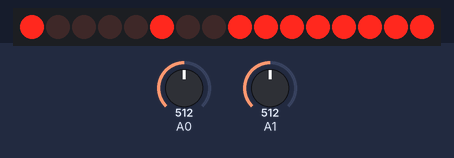
A sketch run on a simulated Arduino Uno, built with avr-gcc and run on an emulated ATmega328P. Parts: 16 shift-register outputs drawn as a row of LEDs (first output left, lit = HIGH). Wiring (inferred from the names in the program): 2 × shift register (74HC595): data pin 2; shift clock pin 4; latch pin 5. Wiring (inferred from the signals the program sends): row of LEDs: on Q0, Q1, Q2, Q3, Q4, Q5, Q6, Q7, Q8, Q9, Q10, Q11, Q12, Q13, Q14, Q15. Inputs (shaded band) come from the test bench; at power-on: A0 = 512, A1 = 512. Random numbers use the default seed unless the sketch sets one.

Above: at 1.2 s.
1.3 s: A0 set to 784
4.3 s: A0 set to 808
At 4.95 s:
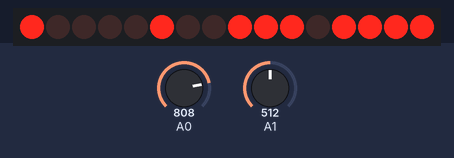
7.3 s: A1 set to 212
9.5 s: A1 set to 181
At 10.66 s:
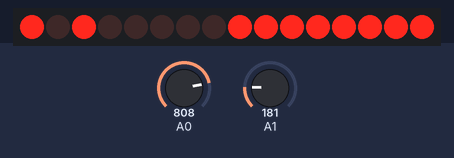
11.5 s: A1 set to 810
At 13.36 s:
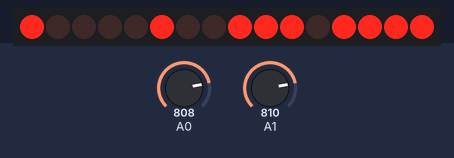
14.5 s: A0 set to 190
At 15.58 s:
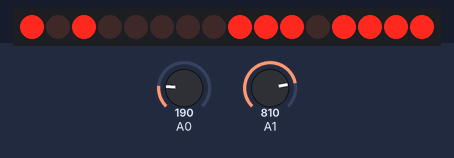
Timing chart, 0 to 17.9 s (numbered marks = the images above; inputs shaded):
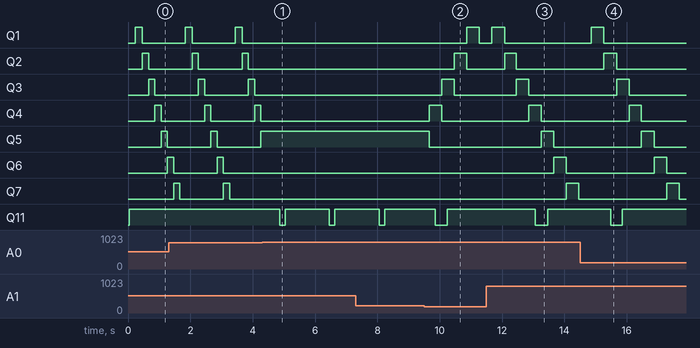

The sketch:

serpiente.ino
```cpp
  byte latchPin = 5;  //al pin 12 del shift register 74hc595
  byte clockPin = 4;  //al pin 11
  byte dataPin  = 2;  //al pin 14
  byte posicion [64][2]; // poscion de cada elemento de la serpiente
  byte alimento [2]; //ubicacion del alimento
  byte direccion; // direccion en la que se mueve la serpiente
  byte longitud; // cantidad de elementos del cuerpo de la serpiente
  byte velocidad; // velocidad de movimiento de la serpiente

  int x; // valor de entrada joystick eje x
  int y; // valor joystick eje y

  long time; // tiempo desde que inicio el juego

void setup()
{
  // definir las salidas de informacion para llenar la matriz led con shift register 74hc595
  pinMode(latchPin, OUTPUT); // gatillo
  pinMode(clockPin, OUTPUT); // reloj, el mismo para todos los shift registers
  pinMode(dataPin, OUTPUT);  // datos, se arrojan en cascada

  randomSeed( analogRead(A2)); //se elije una semilla leyendo una entrada al aire, los valores leidos son aleatorios
  alimento[0] = random(0,8);
  alimento[1] = random(0,8);

  direccion = 0; // movimiento inicial a la derecha(?)
  posicion[0][0] = 0;
  posicion[0][1] = 0;
  time = 0;
  longitud = 1;
  velocidad = 200;
}

void loop()
{
  imprimirSerpiente();
  imprimirAlimento();
  if(millis() >= time+velocidad)
  {
    time=millis();
    leerJoystick();
    cambioDireccion();
    cambioPosicion();
    meMordi();
    comer();
  }

}
void imprimirSerpiente() // metodo implementado para usar 2 shift register 74hc595 (matriz led 8x8)
{
  for(int i = longitud-1; i>=0 ; i--) // imprime cada elemento del cuerpo de la serpiente un punto a la vez
  {
  digitalWrite(latchPin,LOW);
  shiftOut(dataPin, clockPin, MSBFIRST, ~(byte)(pow(2,posicion[i][1])+0.01));
  shiftOut(dataPin, clockPin, MSBFIRST, (byte)(pow(2,posicion[i][0])+0.01));
  digitalWrite(latchPin, HIGH);
  }
}

void imprimirAlimento()
{
  digitalWrite(latchPin,LOW);
  shiftOut(dataPin, clockPin, MSBFIRST, ~(byte)(pow(2,alimento[1])+0.01));
  shiftOut(dataPin, clockPin, MSBFIRST, (byte)(pow(2,alimento[0])+0.01));
  digitalWrite(latchPin, HIGH);
}

void leerJoystick() // captura los valores (entre 0 y 1024) de voltajes en cada entrada analoga
{
  x=analogRead(A1);
  y=analogRead(A0);
}

void cambioDireccion()
{
  if(direccion==0 || direccion==1)
  {
    if(y>800)
    {
      direccion=2;
      return;
    }
    if(y<200)
    {
      direccion=3;
      return;
    }
  }
  else if(direccion==2 || direccion==3)
  {
      if(x>800)
    {
      direccion=0;
      return;
    }
    if(x<200)
    {
      direccion=1;
      return;
    }
  }

}

void cambioPosicion() //Mueve la cabeza de la serpiente a una nueva posicion de acuerdo a las lecturas del joystick y mueve cada parte del cuerpo siguiendo la cabeza.
{
  digitalWrite(latchPin,LOW);
  shiftOut(dataPin, clockPin, MSBFIRST, 255); // Apaga toda la matriz para desdibujar lo que existia
  shiftOut(dataPin, clockPin, MSBFIRST, 0);
  digitalWrite(latchPin, HIGH);

  for(int i = longitud; i>1 ; i--)
  {
    posicion[i-1][0]=posicion[i-2][0];
    posicion[i-1][1]=posicion[i-2][1];
  }

  if(direccion==2)
  {
    if(posicion[0][1]==7)
    {
      posicion[0][1]=0;
      return;
    }
    posicion[0][1]++;
    return;
  }
  if(direccion==3)
  {
    if(posicion[0][1]==0)
    {
      posicion[0][1]=7;
      return;
    }
    posicion[0][1]--;
    return;
  }
    if(direccion==0)
  {
    if(posicion[0][0]==7)
    {
      posicion[0][0]=0;
      return;
    }
    posicion[0][0]++;
    return;
  }
    if(direccion==1)
  {
    if(posicion[0][0]==0)
    {
      posicion[0][0]=7;
      return;
    }
    posicion[0][0]--;
    return;
  }
}

void comer() // Si la cabeza esta en la posicion del alimento entonces lo consume y genera nuevo alimento en una posicion aleatoria.
{
  if(posicion[0][0]==alimento[0])
  {
    if(posicion[0][1]==alimento[1])
    {
      cambioPosicion();
      crecer();
      alimento[0]=random(0,8);
      alimento[1]=random(0,8);
    }
  }
}

void crecer() // Aumenta la longitud de la serpiente y coloca el nuevo elemento del cuerpo en la posicion en que estaba el alimento consumido.
{
  longitud++;
  posicion[longitud-1][0] = alimento[0];
  posicion[longitud-1][1] = alimento[1];
}

void meMordi() // Revisa cuando la serpiente se muerde a si misma, si es el caso termina el juego.
{
  for(byte i=longitud; i>1;i--)
    if(posicion[i-1][0]==posicion[0][0])
      if(posicion[i-1][1]==posicion[0][1])
      {
        imprimirSerpiente();
        muerte();
      }
}

void muerte() // reinicia el juego
{
  longitud=1;
  posicion[0][0]=0;
  posicion[0][1]=0;
  alimento[0]=random(0,8);
  alimento[1]=random(0,8);
}
```

Measured:
- the behaviour switches between 800 and 801 on A0 (found by bisection; images 0 and 1)
- the behaviour switches between 200 and 199 on A1 (found by bisection; images 1 and 2)
